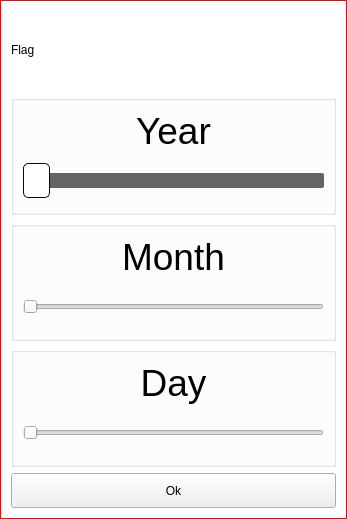
<?xml version="1.0" encoding="UTF-8"?>
<ui version="4.0">
 <class>DateSelector</class>
 <widget class="QDialog" name="DateSelector">
  <property name="geometry">
   <rect>
    <x>0</x>
    <y>0</y>
    <width>347</width>
    <height>519</height>
   </rect>
  </property>
  <property name="windowTitle">
   <string>Date Selector</string>
  </property>
  <property name="styleSheet">
   <string notr="true">#DateSelector{

background-color:white; border: 1px solid #FF0000;

}</string>
  </property>
  <layout class="QGridLayout" name="gridLayout">
   <item row="4" column="0">
    <widget class="QToolButton" name="btnOk">
     <property name="sizePolicy">
      <sizepolicy hsizetype="Preferred" vsizetype="Fixed">
       <horstretch>0</horstretch>
       <verstretch>0</verstretch>
      </sizepolicy>
     </property>
     <property name="minimumSize">
      <size>
       <width>0</width>
       <height>35</height>
      </size>
     </property>
     <property name="text">
      <string>Ok</string>
     </property>
    </widget>
   </item>
   <item row="3" column="0">
    <widget class="QGroupBox" name="gboxDay">
     <property name="maximumSize">
      <size>
       <width>16777215</width>
       <height>300</height>
      </size>
     </property>
     <property name="font">
      <font>
       <pointsize>30</pointsize>
      </font>
     </property>
     <property name="title">
      <string/>
     </property>
     <property name="alignment">
      <set>Qt::AlignCenter</set>
     </property>
     <layout class="QGridLayout" name="gridLayout_4">
      <item row="1" column="0">
       <widget class="QSlider" name="hsDay">
        <property name="minimumSize">
         <size>
          <width>0</width>
          <height>45</height>
         </size>
        </property>
        <property name="maximumSize">
         <size>
          <width>16777215</width>
          <height>16777215</height>
         </size>
        </property>
        <property name="minimum">
         <number>1</number>
        </property>
        <property name="maximum">
         <number>31</number>
        </property>
        <property name="pageStep">
         <number>1</number>
        </property>
        <property name="orientation">
         <enum>Qt::Horizontal</enum>
        </property>
       </widget>
      </item>
      <item row="0" column="0">
       <widget class="QLabel" name="lblDay">
        <property name="font">
         <font>
          <pointsize>28</pointsize>
         </font>
        </property>
        <property name="text">
         <string>Day</string>
        </property>
        <property name="alignment">
         <set>Qt::AlignCenter</set>
        </property>
       </widget>
      </item>
     </layout>
    </widget>
   </item>
   <item row="2" column="0">
    <widget class="QGroupBox" name="gboxMonth">
     <property name="maximumSize">
      <size>
       <width>16777215</width>
       <height>300</height>
      </size>
     </property>
     <property name="font">
      <font>
       <pointsize>30</pointsize>
      </font>
     </property>
     <property name="title">
      <string/>
     </property>
     <property name="alignment">
      <set>Qt::AlignCenter</set>
     </property>
     <layout class="QGridLayout" name="gridLayout_3">
      <item row="1" column="0">
       <widget class="QSlider" name="hsMonth">
        <property name="minimumSize">
         <size>
          <width>0</width>
          <height>45</height>
         </size>
        </property>
        <property name="minimum">
         <number>1</number>
        </property>
        <property name="maximum">
         <number>13</number>
        </property>
        <property name="pageStep">
         <number>1</number>
        </property>
        <property name="orientation">
         <enum>Qt::Horizontal</enum>
        </property>
       </widget>
      </item>
      <item row="0" column="0">
       <widget class="QLabel" name="lblMonth">
        <property name="font">
         <font>
          <pointsize>28</pointsize>
         </font>
        </property>
        <property name="text">
         <string>Month</string>
        </property>
        <property name="alignment">
         <set>Qt::AlignCenter</set>
        </property>
       </widget>
      </item>
     </layout>
    </widget>
   </item>
   <item row="1" column="0">
    <widget class="QGroupBox" name="gboxYear">
     <property name="maximumSize">
      <size>
       <width>16777215</width>
       <height>300</height>
      </size>
     </property>
     <property name="font">
      <font>
       <pointsize>30</pointsize>
      </font>
     </property>
     <property name="title">
      <string/>
     </property>
     <property name="alignment">
      <set>Qt::AlignCenter</set>
     </property>
     <layout class="QGridLayout" name="gridLayout_2">
      <item row="1" column="0">
       <widget class="QSlider" name="hsYear">
        <property name="minimumSize">
         <size>
          <width>0</width>
          <height>45</height>
         </size>
        </property>
        <property name="styleSheet">
         <string notr="true">QSlider::groove:horizontal {
  border: 0px solid #bbb;
}
 
QSlider::sub-page:horizontal {
  background: rgb(255,25,0);
  border-radius: 0px;
  margin-top: 15px;
  margin-bottom: 15px;
}
 
QSlider::add-page:horizontal {
  background: rgb(100,100,100);
  border: 0px solid #777; 
  border-radius: 2px; 
  margin-top: 15px; 
  margin-bottom: 15px; 
}
 
QSlider::handle:horizontal { 
  background: rgb(255,255,255); 
  border: 1px solid rgba(10,10,10,255); 
  width: 25px; 
  height: 15px; 
  border-radius: 5px; 
  margin-top: 5px; 
  margin-bottom: 5px; 
}
 
QSlider::handle:horizontal:hover { 
  background: rgb(0,191,255); 
  border: 1px solid rgba(25,25,25,255); 
  border-radius: 5px; 
}
 
QSlider::sub-page:horizontal:disabled { 
  background: #bbb; 
  border-color: #999; 
}
 
QSlider::add-page:horizontal:disabled { 
  background: #eee; 
  border-color: #999; 
}
 
QSlider::handle:horizontal:disabled { 
  background: #eee; 
  border: 1px solid #aaa; 
  border-radius: 4px; 
}</string>
        </property>
        <property name="minimum">
         <number>2022</number>
        </property>
        <property name="maximum">
         <number>5022</number>
        </property>
        <property name="pageStep">
         <number>1</number>
        </property>
        <property name="orientation">
         <enum>Qt::Horizontal</enum>
        </property>
       </widget>
      </item>
      <item row="0" column="0">
       <widget class="QLabel" name="lblYear">
        <property name="font">
         <font>
          <pointsize>28</pointsize>
         </font>
        </property>
        <property name="text">
         <string>Year</string>
        </property>
        <property name="alignment">
         <set>Qt::AlignCenter</set>
        </property>
       </widget>
      </item>
     </layout>
    </widget>
   </item>
   <item row="0" column="0">
    <widget class="QLabel" name="lblFlag">
     <property name="text">
      <string>Flag</string>
     </property>
    </widget>
   </item>
  </layout>
 </widget>
 <resources/>
 <connections/>
</ui>
